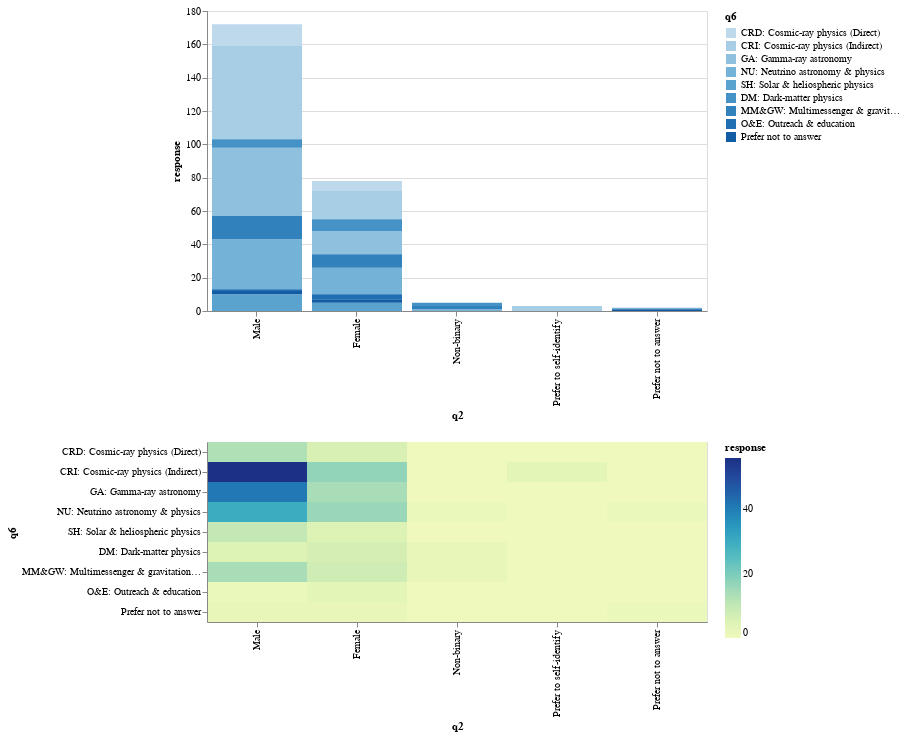

Notebook code for this chart:
### Code cell
hi & hm

### Figure 1 — Vega-Lite specification as saved in the notebook (floating-point values rounded to 4 significant figures)
{"config": {"view": {"continuousWidth": 300, "continuousHeight": 300}}, "vconcat": [{"mark": {"type": "bar"}, "encoding": {"color": {"field": "q6", "sort": ["CRD: Cosmic-ray physics (Direct)", "CRI: Cosmic-ray physics (Indirect)", "GA: Gamma-ray astronomy", "NU: Neutrino astronomy & physics", "SH: Solar & heliospheric physics", "DM: Dark-matter physics", "MM&GW: Multimessenger & gravitational wave", "O&E: Outreach & education", "Prefer not to answer"], "type": "ordinal"}, "x": {"field": "q2", "sort": ["Male", "Female", "Non-binary", "Prefer to self-identify", "Prefer not to answer"], "type": "ordinal"}, "y": {"field": "response", "stack": "zero", "type": "quantitative"}}, "width": 500}, {"mark": {"type": "rect"}, "encoding": {"color": {"field": "response", "type": "quantitative"}, "x": {"field": "q2", "sort": ["Male", "Female", "Non-binary", "Prefer to self-identify", "Prefer not to answer"], "type": "ordinal"}, "y": {"field": "q6", "sort": ["CRD: Cosmic-ray physics (Direct)", "CRI: Cosmic-ray physics (Indirect)", "GA: Gamma-ray astronomy", "NU: Neutrino astronomy & physics", "SH: Solar & heliospheric physics", "DM: Dark-matter physics", "MM&GW: Multimessenger & gravitational wave", "O&E: Outreach & education", "Prefer not to answer"], "type": "ordinal"}}, "width": 500}], "data": {"name": "data-5198651fb722aa71c7b7817ead7efb76"}, "$schema": "https://vega.github.io/schema/vega-lite/v5.8.0.json", "datasets": {"data-5198651fb722aa71c7b7817ead7efb76": [{"q2": "Male", "q6": "CRD: Cosmic-ray physics (Direct)", "response": 13}, {"q2": "Male", "q6": "CRI: Cosmic-ray physics (Indirect)", "response": 56}, {"q2": "Male", "q6": "GA: Gamma-ray astronomy", "response": 41}, {"q2": "Male", "q6": "NU: Neutrino astronomy & physics", "response": 30}, {"q2": "Male", "q6": "SH: Solar & heliospheric physics", "response": 10}, {"q2": "Male", "q6": "DM: Dark-matter physics", "response": 5}, {"q2": "Male", "q6": "MM&GW: Multimessenger & gravitational wave", "response": 14}, {"q2": "Male", "q6": "O&E: Outreach & education", "response": 1}, {"q2": "Male", "q6": "Prefer not to answer", "response": 2}, {"q2": "Female", "q6": "CRD: Cosmic-ray physics (Direct)", "response": 6}, {"q2": "Female", "q6": "CRI: Cosmic-ray physics (Indirect)", "response": 17}, {"q2": "Female", "q6": "GA: Gamma-ray astronomy", "response": 14}, {"q2": "Female", "q6": "NU: Neutrino astronomy & physics", "response": 16}, {"q2": "Female", "q6": "SH: Solar & heliospheric physics", "response": 5}, {"q2": "Female", "q6": "DM: Dark-matter physics", "response": 7}, {"q2": "Female", "q6": "MM&GW: Multimessenger & gravitational wave", "response": 8}, {"q2": "Female", "q6": "O&E: Outreach & education", "response": 3}, {"q2": "Female", "q6": "Prefer not to answer", "response": 2}, {"q2": "Non-binary", "q6": "CRD: Cosmic-ray physics (Direct)", "response": 0}, {"q2": "Non-binary", "q6": "CRI: Cosmic-ray physics (Indirect)", "response": 0}, {"q2": "Non-binary", "q6": "GA: Gamma-ray astronomy", "response": 0}, {"q2": "Non-binary", "q6": "NU: Neutrino astronomy & physics", "response": 1}, {"q2": "Non-binary", "q6": "SH: Solar & heliospheric physics", "response": 0}, {"q2": "Non-binary", "q6": "DM: Dark-matter physics", "response": 2}, {"q2": "Non-binary", "q6": "MM&GW: Multimessenger & gravitational wave", "response": 2}, {"q2": "Non-binary", "q6": "O&E: Outreach & education", "response": 0}, {"q2": "Non-binary", "q6": "Prefer not to answer", "response": 0}, {"q2": "Prefer to self-identify", "q6": "CRD: Cosmic-ray physics (Direct)", "response": 0}, {"q2": "Prefer to self-identify", "q6": "CRI: Cosmic-ray physics (Indirect)", "response": 3}, {"q2": "Prefer to self-identify", "q6": "GA: Gamma-ray astronomy", "response": 0}, {"q2": "Prefer to self-identify", "q6": "NU: Neutrino astronomy & physics", "response": 0}, {"q2": "Prefer to self-identify", "q6": "SH: Solar & heliospheric physics", "response": 0}, {"q2": "Prefer to self-identify", "q6": "DM: Dark-matter physics", "response": 0}, {"q2": "Prefer to self-identify", "q6": "MM&GW: Multimessenger & gravitational wave", "response": 0}, {"q2": "Prefer to self-identify", "q6": "O&E: Outreach & education", "response": 0}, {"q2": "Prefer to self-identify", "q6": "Prefer not to answer", "response": 0}, {"q2": "Prefer not to answer", "q6": "CRD: Cosmic-ray physics (Direct)", "response": 0}, {"q2": "Prefer not to answer", "q6": "CRI: Cosmic-ray physics (Indirect)", "response": 0}, {"q2": "Prefer not to answer", "q6": "GA: Gamma-ray astronomy", "response": 0}, {"q2": "Prefer not to answer", "q6": "NU: Neutrino astronomy & physics", "response": 1}, {"q2": "Prefer not to answer", "q6": "SH: Solar & heliospheric physics", "response": 0}, {"q2": "Prefer not to answer", "q6": "DM: Dark-matter physics", "response": 0}, {"q2": "Prefer not to answer", "q6": "MM&GW: Multimessenger & gravitational wave", "response": 0}, {"q2": "Prefer not to answer", "q6": "O&E: Outreach & education", "response": 0}, {"q2": "Prefer not to answer", "q6": "Prefer not to answer", "response": 1}]}}
